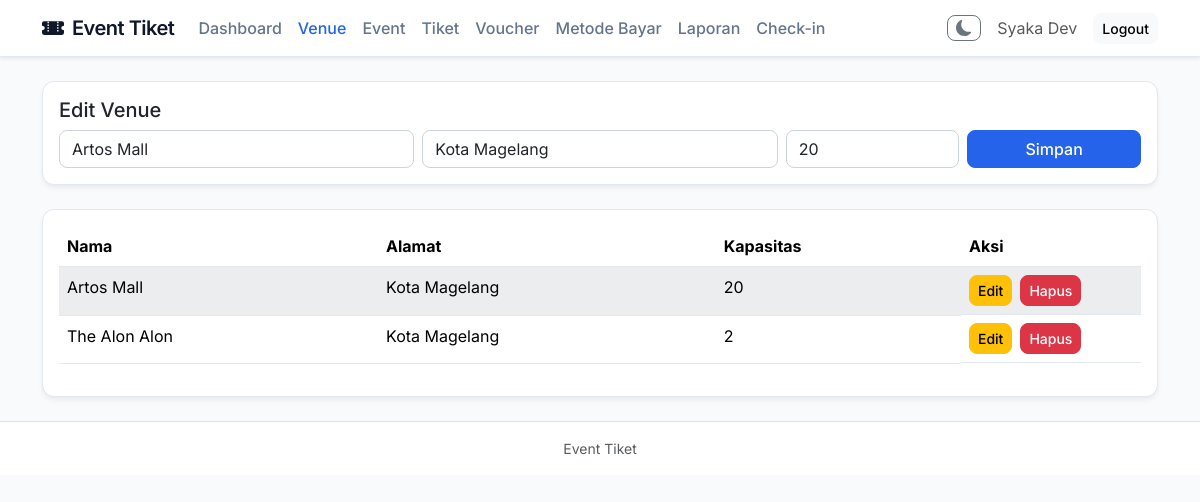
Page /index.php?page=venue&edit=7 (signed in) on the committed database.
### tables this page shows
CREATE TABLE `venue` (
  `id_venue` int NOT NULL,
  `nama_venue` varchar(100) NOT NULL,
  `alamat` text NOT NULL,
  `kapasitas` int NOT NULL
);

### proses/bootstrap.php (called while the page is built, shortened)
<?php
function e(string $value): string
{
    return htmlspecialchars($value, ENT_QUOTES, 'UTF-8');
}

### views/admin/venue.php (the view, shortened to what this page needs)
<?php
$edit = null;
if (!empty($_GET['edit'])) {
    $stmt = $pdo->prepare('SELECT * FROM venue WHERE id_venue=?');
    $stmt->execute([(int)$_GET['edit']]);
    $edit = $stmt->fetch();
}
$rows = $pdo->query('SELECT * FROM venue ORDER BY id_venue DESC')->fetchAll();
?>
<div class="card card-modern mb-4">
    <div class="card-body">
        <h5><?= $edit ? 'Edit Venue' : 'Tambah Venue' ?></h5>
        <form method="post" action="index.php?action=save_venue&page=venue" class="row g-2">
            <div class="col-md-4"><input class="form-control" name="nama_venue" placeholder="Nama venue" required value="<?= e($edit['nama_venue'] ?? '') ?>"></div>
            <div class="col-md-4"><input class="form-control" name="alamat" placeholder="Alamat" value="<?= e($edit['alamat'] ?? '') ?>"></div>
            <div class="col-md-2"><input class="form-control" type="number" min="0" name="kapasitas" placeholder="Kapasitas" value="<?= e((string)($edit['kapasitas'] ?? '')) ?>"></div>
            <div class="col-md-2"><button class="btn btn-primary w-100">Simpan</button></div>
        </form>
    </div>
</div>
<div class="card card-modern">
    <div class="card-body">
        <div class="table-responsive"><table id="table-venue" class="table table-striped">
            <thead><tr><th>Nama</th><th>Alamat</th><th>Kapasitas</th><th width="180">Aksi</th></tr></thead>
            <tbody>
            <?php foreach ($rows as $r): ?>
                <tr>
                    <td><?= e($r['nama_venue']) ?></td><td><?= e($r['alamat'] ?? '-') ?></td><td><?= e((string)$r['kapasitas']) ?></td>
                    <td class="d-flex gap-2">
                        <a class="btn btn-sm btn-warning" href="index.php?page=venue&edit=<?= (int)$r['id_venue'] ?>">Edit</a>
                        <form method="post"
                              action="index.php?action=delete_venue&page=venue"
                              data-confirm-title="Hapus Venue"
                              data-confirm-message="Yakin ingin menghapus venue ini?"
                              data-confirm-ok-text="Ya, Hapus"
                              data-confirm-ok-class="btn btn-danger">
                                <button class="btn btn-sm btn-danger">Hapus</button>
                        </form>
                    </td>
                </tr>
            <?php endforeach; ?>
            </tbody>
        </table></div>
    </div>
</div>
<link rel="stylesheet" href="https://cdn.datatables.net/2.0.5/css/dataTables.bootstrap5.css">

### views/template/header.php (style rules this page uses)
body { background: #f8fafc; color: #334155; font-family: 'Inter', sans-serif; }
.card-modern { background: #ffffff; border: 1px solid #e2e8f0; border-radius: 12px; box-shadow: 0 4px 6px -1px rgba(0, 0, 0, 0.05), 0 2px 4px -1px rgba(0, 0, 0, 0.03); }
.btn { border-radius: 8px; font-weight: 500; }
.btn-primary { background: #2563eb; border-color: #2563eb; }
.table { color: #334155; }
.table td, .table th { border-bottom: 1px solid #e2e8f0; background: #ffffff !important; }
.table-striped>tbody>tr:nth-of-type(odd)>* { background-color: #f8fafc !important; }
input.form-control, select.form-select, textarea.form-control { border: 1px solid #cbd5e1; border-radius: 8px; background: #ffffff; }

### rows in the picture
venue: nama_venue "Artos Mall", alamat "Kota Magelang", kapasitas "20"
venue: nama_venue "The Alon Alon", alamat "Kota Magelang", kapasitas "2"

### other values in the picture
$_SESSION['name'] "Syaka Dev"
